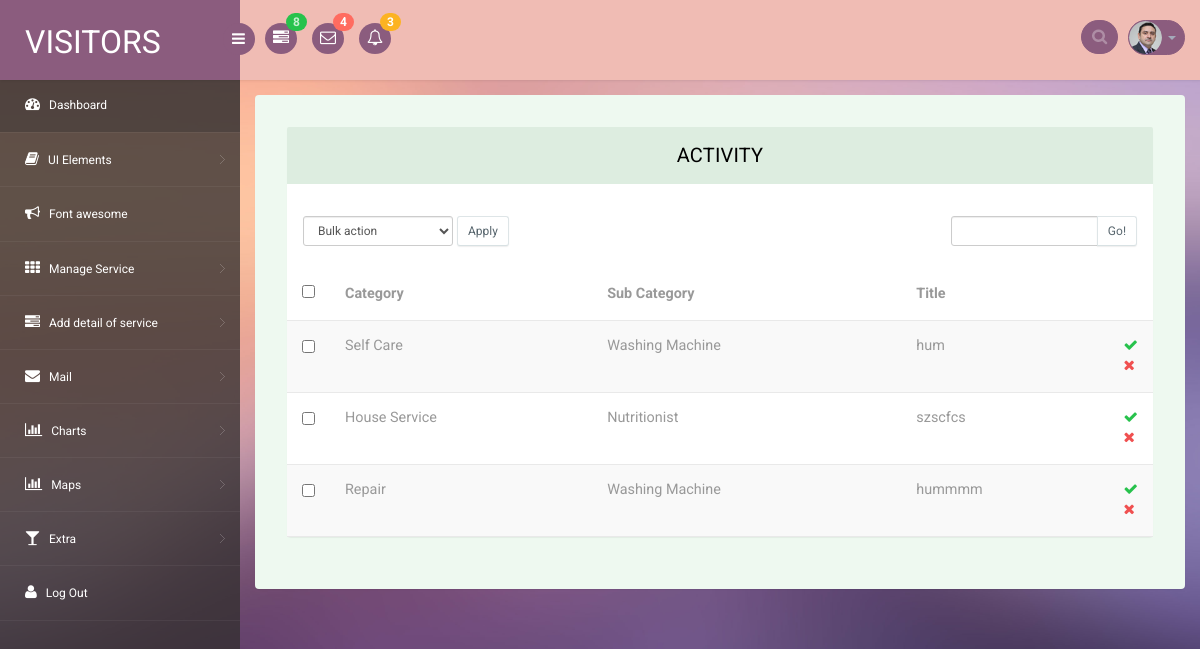
Page /seller/SellerActivity/ (signed in) on the committed database.
### SellerAdmin/models.py (models this page shows, shortened)
class Service(models.Model):
    type = models.ForeignKey(ServiceType,on_delete=models.CASCADE)
    sub_category=models.ForeignKey(SubService,on_delete=models.CASCADE)
    title = models.CharField(max_length=50)
    description=models.TextField()
    image = models.ImageField(null=True, blank=True)
    price = models.IntegerField()
    discount = models.IntegerField()
    seller = models.ForeignKey(get_user_model(),on_delete=models.CASCADE)

class ServiceType(models.Model):
    service_name=models.CharField(max_length=30)
    description=models.TextField()
    def __str__(self):
        return self.service_name

class SubService(models.Model):
    sub_name= models.TextField()
    category = models.ForeignKey(ServiceType(),on_delete=models.CASCADE)
    def __str__(self):
        return self.sub_name

### SellerAdmin/views.py (the view)
# urls.py: path('SellerActivity/', views.pendingactivityPage, name='SellerActivity'),
def pendingactivityPage(request):
    data=Service.objects.filter(seller=request.user)
    return render(request,'temp/myproducts.html',{'data':data})

### SellerAdmin/templates/temp/myproducts.html (shortened to what this page needs)
 {% extends 'temp/base1.html' %}
{% load static %}
{% block content %}
<section id="main-content">
	<section class="wrapper">
		<div class="table-agile-info">
  <div class="panel panel-default">
    <div class="panel-heading">
      ACTIVITY
    </div>
    <div class="row w3-res-tb">
      <div class="col-sm-5 m-b-xs">
        <select class="input-sm form-control w-sm inline v-middle">
          <option value="0">Bulk action</option>
        </select>
        <button class="btn btn-sm btn-default">Apply</button>
      </div>
      <div class="col-sm-4">
      </div>
      <div class="col-sm-3">
        <div class="input-group">
          <input type="text" class="input-sm form-control" placeholder="Search">
          <span class="input-group-btn">
            <button class="btn btn-sm btn-default" type="button">Go!</button>
          </span>
        </div>
      </div>
    </div>
    <div class="table-responsive">
      <table class="table table-striped b-t b-light">
        <thead>
          <tr>
            <th style="width:20px;">
              <label class="i-checks m-b-none">
                <input type="checkbox">
              </label>
            </th>
            <th>Category</th>
            <th>Sub Category</th>
            <th>Title</th>
            <th style="width:30px;"></th>
          </tr>
        </thead>
        <tbody>
        {% for i in data %}
          <tr>
            <td><label class="i-checks m-b-none"><input type="checkbox" name="post[]"></label></td>
            <td>{{i.type}}</td>
            <td><span class="text-ellipsis">{{i.sub_category}}</span></td>
            <td><span class="text-ellipsis">{{i.title}}</span></td>
            <td>
              <a href="" class="active" ui-toggle-class=""><i class="fa fa-check text-success text-active"></i><i class="fa fa-times text-danger text"></i></a>
            </td>
          </tr>
        {% endfor %}
        </div>
      </div>
  </div>
</section>
    </section>
 {% endblock %}

### SellerAdmin/static/sta/css/style.css (style rules this page uses)
html, body { font-family: 'Roboto', sans-serif; font-size: 100%; overflow-x: hidden; background: url(../images/bg.jpg) no-repeat 0px 0px; background-size:cover; }
ul,label { margin:0; padding:0; }
#main-content { margin-left:240px; -webkit-transition:all .3s ease-in-out; -moz-transition:all .3s ease-in-out; -o-transition:all .3s ease-in-out; transition:all .3s ease-in-out; }
.wrapper { display:inline-block; margin-top:80px; padding:15px; width:100%; }
.panel-heading { position: relative; height: 57px; line-height: 57px; letter-spacing: 0.2px; color: #000; font-size: 18px; font-weight: 400; padding: 0 16px; background:#ddede0; border-top-right-radius: 2px; border-top-left-radius: 2px; text-transform: uppercase; text-align: center; }
.panel { border: none ! important; }
.table>thead>tr>th { border-bottom: 1px solid #e1ab91 ! important; }
.table>tbody>tr>td, .table>tbody>tr>th, .table>tfoot>tr>td, .table>tfoot>tr>th, .table>thead>tr>td, .table>thead>tr>th { border-bottom: 1px solid #e9e9e9 ! important; }
.table > thead > tr > th, .table > tbody > tr > th, .table > tfoot > tr > th, .table > thead > tr > td, .table > tbody > tr > td, .table > tfoot > tr > td { border-top: none !important; }
.table td, .table>tbody>tr>td, .table>tbody>tr>th, .table>tfoot>tr>td, .table>tfoot>tr>th, .table>thead>tr>td, .table>thead>tr>th { padding: 15px!important; }
.table > thead > tr > th, .table > tbody > tr > th, .table > tfoot > tr > th, .table > thead > tr > td, .table > tbody > tr > td, .table > tfoot > tr > td { font-size: 0.9em; color: #999; border-top: none !important; }
.input-group { margin-bottom: 20px; }
.table-agile-info { background: #eef9f0; padding: 2em; border-radius: 4px; -webkit-box-shadow: 0 1px 1px rgba(0,0,0,.05); box-shadow: 0 1px 1px rgba(0,0,0,.05); }
.panel-default>.panel-heading { color: #000000 ! important; background-color: #ddede0 ! important; border-color: #ddede0 ! important; font-size: 20px; }
.text-success { color: #27c24c; }
.text-danger { color: #f05050; }
.btn-default { color: #58666e !important; background-color: #fcfdfd; background-color: #fff; border-color: #dee5e7; border-bottom-color: #d8e1e3; -webkit-box-shadow: 0 1px 1px rgba(90, 90, 90, 0.1); box-shadow: 0 1px 1px rgba(90, 90, 90, 0.1); }
select.input-sm { height: 30px; line-height: 30px; }
.w-sm { width: 150px; }
.inline { display: inline-block !important; }
.v-middle { vertical-align: middle !important; }
.m-b-xs { margin-bottom: 5px; }
.w3-res-tb { padding: 2em 1em 0; }

### rows in the picture
Service: type "Self Care", sub_category "Washing Machine", title "hum"
Service: type "House Service", sub_category "Nutritionist", title "szscfcs"
Service: type "Repair", sub_category "Washing Machine", title "hummmm"
